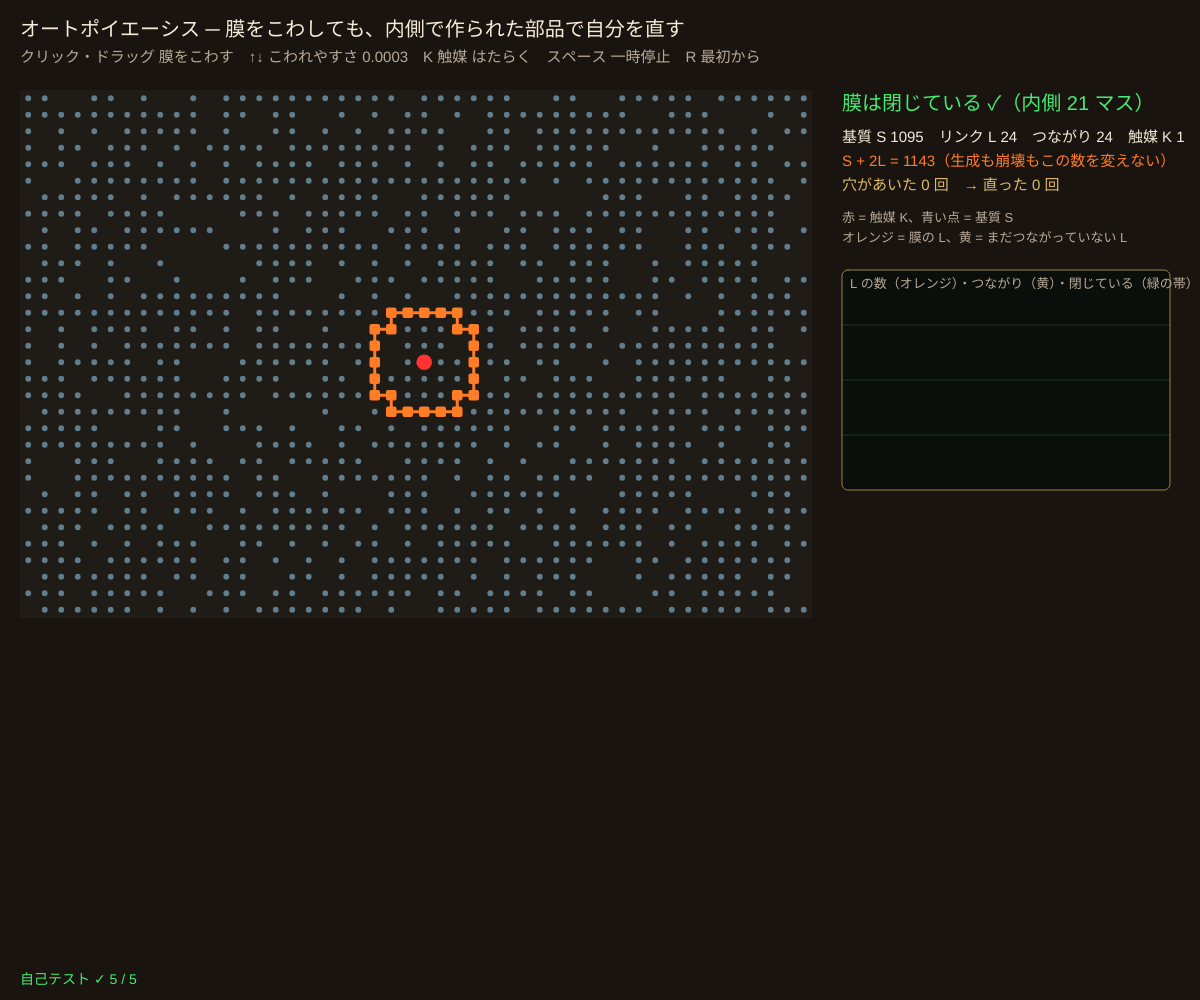
Frame 1 (no input)
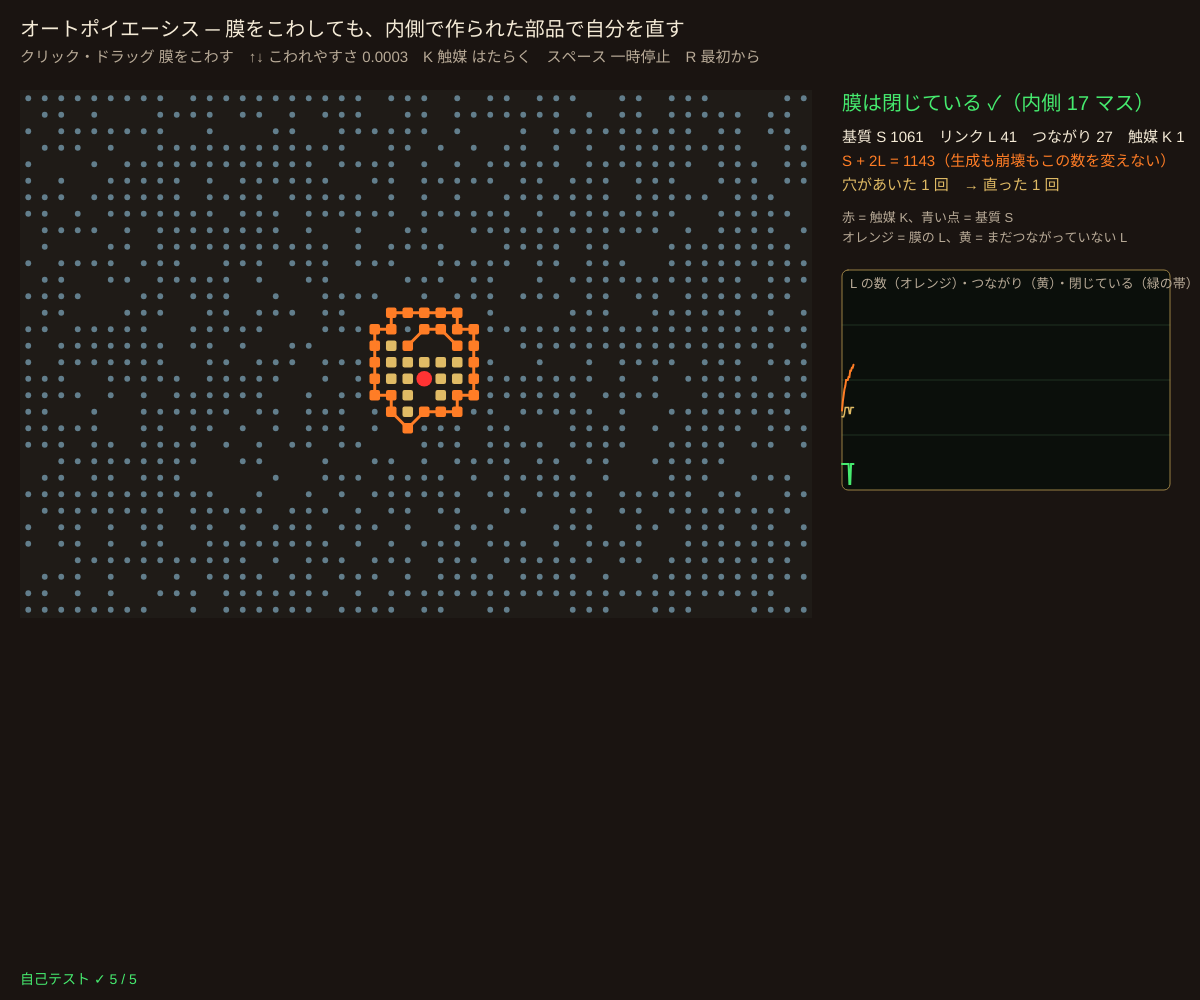
Frame 60 (no input)
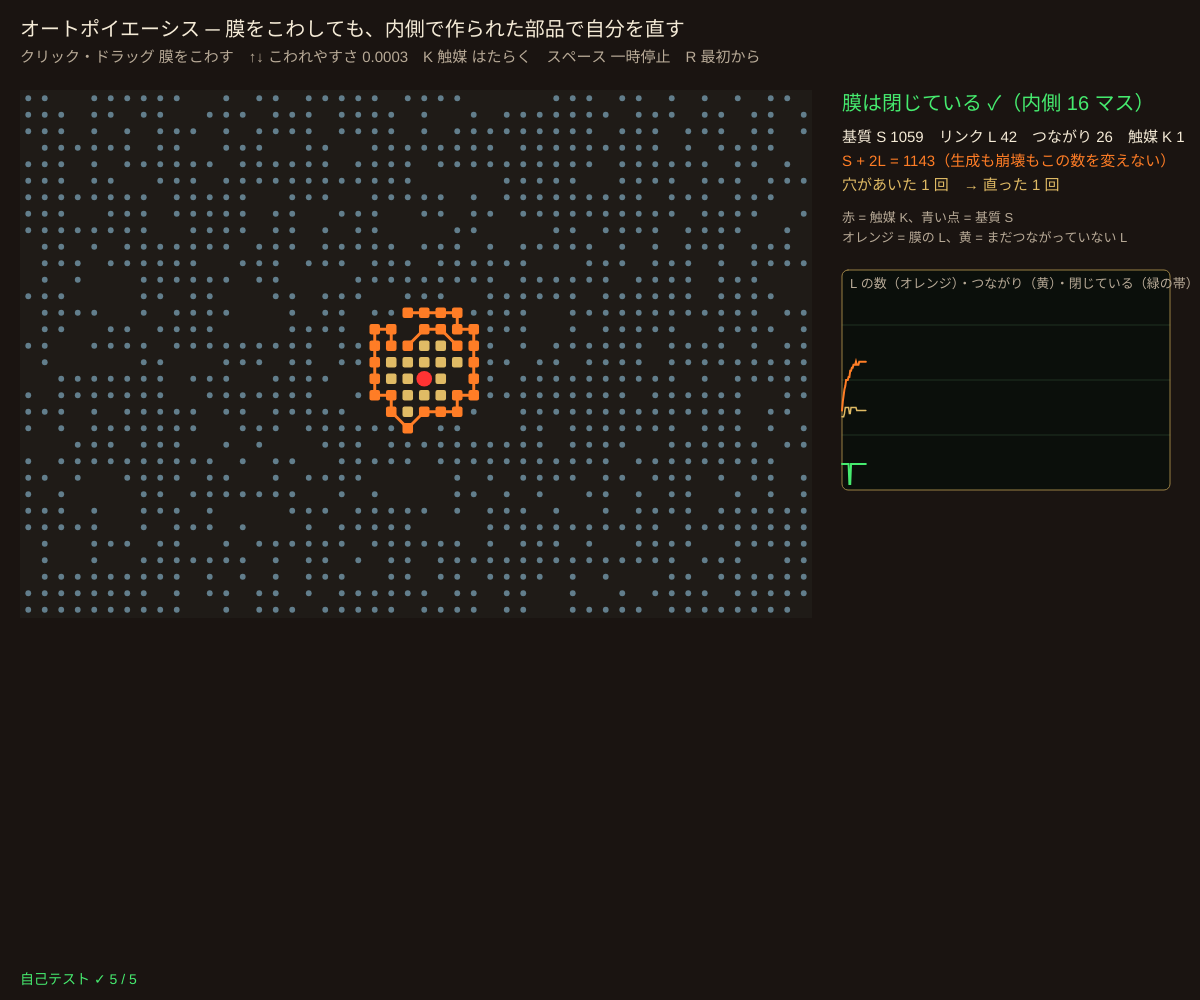
Frame 120 (the mouse pressed at the canvas centre since frame 60)

The p5.js sketch that drew these frames (run headless with seeded random() and noise() and a simulated clock; from frame 60 on, the mouse is pressed at the canvas centre):

// p5.js sketch
// ── sketch.js
// ============================================
// 10 オートポイエーシス（ヴァレラ・マトゥラーナ・ウリベ 1974 の人工化学の考え方）
// 触媒 K のそばで、基質 S が 2 つ結びついてリンク L になる。L どうしがつながって膜になり、膜は自然にこわれる
// こわれた所には、内側で作られた新しい L が入ってつながる → 「自分を作るものを、自分で作り続ける」まとまり
// クリック・ドラッグ = 膜をこわす / ↑↓ = こわれやすさ / K = 触媒を取り除く・戻す / スペース = 一時停止 / R = 最初から
// ============================================

const NX = 48, NY = 32;            // 格子の大きさ
const EMPTY = 0, SUB = 1, CAT = 2, LINK = 3;
let pProd = 0.5;                   // ★ 触媒のそばで S + S → L になる確率
let pBond = 0.6;                   // ★ となりの L とつながる確率
let pDecay = 0.0003;               // ★ L がこわれて S + S にもどる確率（1 回の番ごと）
const RING_R = 3;                 // ★ はじめの膜の半径（マス）
const EVENTS = 2500;               // 1 フレームで何回「番」を回すか
let lastArea = 0, world, rng, paused = false, histL = [], breaches = 0, repairs = 0, wasClosed = true, catOn = true;

function setup() {
  createCanvas(windowWidth, windowHeight);
  colorMode(HSB, 360, 100, 100, 100);
  selfTest();
  rng = makeRng(74);
  world = makeWorld(rng);
}
// ---- 世界：種類の配列 type と、つながり bonds（各マス最大 2 本）
function makeWorld(r) {
  let w = { type: new Int8Array(NX * NY), bonds: [] };
  for (let i = 0; i < NX * NY; i++) { w.type[i] = r() < 0.75 ? SUB : EMPTY; w.bonds.push([]); }
  let cx = NX / 2, cy = NY / 2, ring = [];
  for (let k = 0; k < 400; k++) {
    let a = (k / 400) * TWO_PI, x = Math.round(cx + RING_R * Math.cos(a)), y = Math.round(cy + RING_R * Math.sin(a)), i = y * NX + x;
    if (!ring.length || (ring[ring.length - 1] !== i && ring[0] !== i)) ring.push(i);
  }
  for (let i of ring) w.type[i] = LINK;
  for (let k = 0; k < ring.length; k++) bond(w, ring[k], ring[(k + 1) % ring.length]);
    w.type[cy * NX + cx] = CAT;
  return w;
}
function bond(w, a, b) { if (!w.bonds[a].includes(b)) { w.bonds[a].push(b); w.bonds[b].push(a); } }
function unbondAll(w, a) { for (let b of w.bonds[a]) w.bonds[b] = w.bonds[b].filter((c) => c !== a); w.bonds[a] = []; }
function nb8(i) { let x = i % NX, y = (i / NX) | 0, out = []; for (let dy = -1; dy <= 1; dy++) for (let dx = -1; dx <= 1; dx++) { if (!dx && !dy) continue; let X = x + dx, Y = y + dy; if (X >= 0 && X < NX && Y >= 0 && Y < NY) out.push(Y * NX + X); } return out; }
function nearCat(w, i, r) { let x = i % NX, y = (i / NX) | 0; for (let dy = -r; dy <= r; dy++) for (let dx = -r; dx <= r; dx++) { let X = x + dx, Y = y + dy; if (X >= 0 && X < NX && Y >= 0 && Y < NY && w.type[Y * NX + X] === CAT) return true; } return false; }
const DIRS = [[1, 0], [-1, 0], [0, 1], [0, -1]];
function at(i, d, k) { let x = (i % NX) + d[0] * k, y = ((i / NX) | 0) + d[1] * k; return x >= 0 && x < NX && y >= 0 && y < NY ? y * NX + x : -1; }
function swap(w, a, b) { let t = w.type[a]; w.type[a] = w.type[b]; w.type[b] = t; let ba = w.bonds[a]; w.bonds[a] = w.bonds[b]; w.bonds[b] = ba; for (let c of w.bonds[a]) w.bonds[c] = w.bonds[c].map((v) => (v === b ? a : v)); for (let c of w.bonds[b]) w.bonds[c] = w.bonds[c].map((v) => (v === a ? b : v)); }

// ---- 1 回の番：ランダムな 1 マスが、その種類の規則で動く
function event(w, r, p) {
  let i = Math.floor(r() * NX * NY), t = w.type[i], d = DIRS[Math.floor(r() * 4)], j = at(i, d, 1);
  if (t === SUB) {                                         // 基質：空きへ動く。つながった膜はとびこえて通りぬける
    if (j < 0) return;
    if (w.type[j] === EMPTY) swap(w, i, j);
    else if (w.type[j] === LINK && w.bonds[j].length) { let k = at(i, d, 2); if (k >= 0 && w.type[k] === EMPTY) swap(w, i, k); }
  } else if (t === CAT) {                                  // 触媒：動く（膜には近づかない）＋ 生成 S + S → L
    let ss = nb8(i).filter((q) => w.type[q] === SUB);
    if (p.cat && ss.length >= 2 && r() < p.prod) { w.type[ss[0]] = LINK; w.type[ss[1]] = EMPTY; return; }
    if (j >= 0 && (w.type[j] === EMPTY || w.type[j] === SUB) && !nb8(j).some((q) => w.type[q] === LINK && w.bonds[q].length)) swap(w, i, j);   // 膜にはくっつかない
  } else if (t === LINK) {
    if (r() < p.decay) {                                   // 崩壊 L → S + S（となりに空きがあるときだけ）
      let e = nb8(i).filter((q) => w.type[q] === EMPTY);
      if (e.length) { unbondAll(w, i); w.type[i] = SUB; w.type[e[0]] = SUB; }
      return;
    }
    let nearK = nearCat(w, i, 2);
    if (w.bonds[i].length < 2 && !nearK) {                 // 結合：となりの L（つながり 2 本未満）とつながる（触媒の 2 マス以内ではつながらない）
      for (let q of nb8(i)) if (w.type[q] === LINK && q !== i && w.bonds[q].length < 2 && !w.bonds[i].includes(q) && w.bonds[i].length < 2 && r() < p.bond) bond(w, i, q);
    }
    if (!w.bonds[i].length && j >= 0 && (w.type[j] === EMPTY || w.type[j] === SUB)) swap(w, i, j);   // つながっていない L は動く
  }
}
// ---- 膜は閉じている？：触媒から、つながった L を通らずに外の端まで行けなければ「閉じている」
function isClosed(w) {
  let start = []; for (let i = 0; i < NX * NY; i++) if (w.type[i] === CAT) start.push(i);
  if (!start.length) return false;
  let seen = new Uint8Array(NX * NY), stack = start.slice(); for (let s of start) seen[s] = 1;
  let area = 0;
  while (stack.length) {
    let i = stack.pop(), x = i % NX, y = (i / NX) | 0; area++;
    if (x === 0 || y === 0 || x === NX - 1 || y === NY - 1) return false;
    for (let d of DIRS) { let j = at(i, d, 1); if (j >= 0 && !seen[j] && !(w.type[j] === LINK && w.bonds[j].length)) { seen[j] = 1; stack.push(j); } }
  }
  lastArea = area;
  return true;
}
function counts(w) { let c = [0, 0, 0, 0], b = 0; for (let i = 0; i < NX * NY; i++) { c[w.type[i]]++; b += w.bonds[i].length; } return { S: c[SUB], K: c[CAT], L: c[LINK], E: c[EMPTY], bonds: b / 2 }; }
function breakAt(w, gx, gy, rad) {                       // こわす：つながりを切り、空きがあれば L → S + S（数は保存）
  for (let i = 0; i < NX * NY; i++) { let x = i % NX, y = (i / NX) | 0; if ((x - gx) ** 2 + (y - gy) ** 2 <= rad * rad && w.type[i] === LINK) { unbondAll(w, i); let e = nb8(i).filter((q) => w.type[q] === EMPTY); if (e.length) { w.type[i] = SUB; w.type[e[0]] = SUB; } } }
}

function draw() {
  background(24, 35, 10);
  let p = { prod: pProd, bond: pBond, decay: pDecay, cat: catOn };
  if (!paused) for (let k = 0; k < EVENTS; k++) event(world, rng, p);
  let cl = isClosed(world), c = counts(world);
  if (wasClosed && !cl) breaches++; if (!wasClosed && cl) repairs++; wasClosed = cl;
  if (frameCount % 4 === 0) { histL.push([c.L, c.bonds, cl ? 1 : 0]); if (histL.length > 400) histL.shift(); }

  say('オートポイエーシス ─ 膜をこわしても、内側で作られた部品で自分を直す', 20, 36, 20);
  say('クリック・ドラッグ 膜をこわす　↑↓ こわれやすさ ' + pDecay.toFixed(4) + '　K 触媒 ' + (catOn ? 'はたらく' : '止めた') + '　スペース ' + (paused ? '再開' : '一時停止') + '　R 最初から', 20, 62, 15, C_SUB);
  let cs = Math.min((width * 0.66) / NX, (height - 130) / NY), gx = 20, gy = 90;
  noStroke(); fill(28, 25, 12); rect(gx, gy, NX * cs, NY * cs);
  for (let i = 0; i < NX * NY; i++) {
    let t = world.type[i], x = gx + (i % NX) * cs + cs / 2, y = gy + ((i / NX) | 0) * cs + cs / 2;
    if (t === SUB) { fill(200, 30, 55); circle(x, y, cs * 0.35); }
    else if (t === CAT) { fill(col(C_ALARM)); circle(x, y, cs * 0.95); }
    else if (t === LINK) { fill(world.bonds[i].length ? col(C_TUBE) : col(C_BRASS)); rect(x - cs * 0.32, y - cs * 0.32, cs * 0.64, cs * 0.64, 2); }
  }
  stroke(col(C_TUBE)); strokeWeight(Math.max(2, cs * 0.18));
  for (let i = 0; i < NX * NY; i++) for (let j of world.bonds[i]) if (j > i) line(gx + (i % NX) * cs + cs / 2, gy + ((i / NX) | 0) * cs + cs / 2, gx + (j % NX) * cs + cs / 2, gy + ((j / NX) | 0) * cs + cs / 2);

  let hx = gx + NX * cs + 30, hy = 110;
  say(cl ? '膜は閉じている ✓（内側 ' + lastArea + ' マス）' : '膜に穴がある（触媒が外とつながっている）', hx, hy, 20, cl ? C_SCOPE : C_ALARM);
  say('基質 S ' + c.S + '　リンク L ' + c.L + '　つながり ' + c.bonds + '　触媒 K ' + c.K, hx, hy + 32, 15);
  say('S + 2L = ' + (c.S + 2 * c.L) + '（生成も崩壊もこの数を変えない）', hx, hy + 56, 15, C_TUBE);
  say('穴があいた ' + breaches + ' 回　→ 直った ' + repairs + ' 回', hx, hy + 80, 15, C_BRASS);
  say('赤 = 触媒 K、青い点 = 基質 S', hx, hy + 112, 13, C_SUB);
  say('オレンジ = 膜の L、黄 = まだつながっていない L', hx, hy + 132, 13, C_SUB);
  let pgy = hy + 160, pgw = width - hx - 30, pgh = Math.min(220, height - pgy - 60);
  plotFrame(hx, pgy, pgw, pgh, 'L の数（オレンジ）・つながり（黄）・閉じている（緑の帯）');
  let mx = Math.max(60, ...histL.map((h) => h[0])) * 1.2;
  plotLine(histL.map((h) => h[0]), hx, pgy, pgw, pgh, 0, mx, C_TUBE, 400, 2);
  plotLine(histL.map((h) => h[1]), hx, pgy, pgw, pgh, 0, mx, C_BRASS, 400, 1.5);
  plotLine(histL.map((h) => h[2]), hx, pgy + pgh - 26, pgw, 20, 0, 1, C_SCOPE, 400, 2);
  drawSelfTest();
}

function mousePressed() { hitMembrane(); }
function mouseDragged() { hitMembrane(); }
function hitMembrane() {
  let cs = Math.min((width * 0.66) / NX, (height - 130) / NY), x = (mouseX - 20) / cs, y = (mouseY - 90) / cs;
  if (x >= 0 && x < NX && y >= 0 && y < NY) breakAt(world, Math.floor(x), Math.floor(y), 1.5);
}
function keyPressed() {
  if (key === UP_ARROW) pDecay = Math.min(0.01, pDecay * 1.5);
  if (key === DOWN_ARROW) pDecay = Math.max(0.0001, pDecay / 1.5);
  if (key === 'k' || key === 'K') catOn = !catOn;
  if (key === ' ') paused = !paused;
  if (key === 'r' || key === 'R') { world = makeWorld(rng); histL = []; breaches = 0; repairs = 0; wasClosed = true; }
}

// ---- 自己テスト
function bondsOk(w) {
  for (let i = 0; i < NX * NY; i++) {
    if (w.bonds[i].length > 2) return false;
    if (w.bonds[i].length && w.type[i] !== LINK) return false;
    for (let j of w.bonds[i]) { if (!w.bonds[j].includes(i)) return false; if (Math.max(Math.abs((i % NX) - (j % NX)), Math.abs(((i / NX) | 0) - ((j / NX) | 0))) !== 1) return false; }
  }
  return true;
}
// 触媒を囲む膜の L を 1 つ見つける（塗りつぶしの境目）
function wallCell(w) {
  let K = w.type.indexOf(CAT), seen = new Uint8Array(NX * NY), st = [K]; seen[K] = 1;
  while (st.length) { let i = st.pop(); for (let d of DIRS) { let j = at(i, d, 1); if (j < 0 || seen[j]) continue; if (w.type[j] === LINK && w.bonds[j].length) return j; seen[j] = 1; st.push(j); } }
  return K;
}
function selfTest() {
  selfTestResults = [];
  let r = makeRng(5), w = makeWorld(r), c0 = counts(w), p = { prod: 0.5, bond: 0.6, decay: 0.0003, cat: true };
  check('はじめの輪の膜は閉じている、つながりは全部 2 本', isClosed(w) && bondsOk(w) && w.bonds.every((b, i) => w.type[i] !== LINK || b.length === 2));
  let mass = true, inv = true;
  for (let k = 0; k < 80000; k++) { event(w, r, p); if (k % 5000 === 0) { let c = counts(w); if (c.S + 2 * c.L !== c0.S + 2 * c0.L || c.K !== 1) mass = false; if (!bondsOk(w)) inv = false; } }
  check('8 万回の番で S + 2L = ' + (c0.S + 2 * c0.L) + ' が一定（生成 2S → L、崩壊 L → 2S）、触媒は 1 個のまま', mass);
  check('つながりはいつも「最大 2 本・両方向・となりのマスどうし・L だけ」', inv);
  let r2 = makeRng(9), w2 = makeWorld(r2);
  for (let k = 0; k < 150 * EVENTS; k++) event(w2, r2, p);                 // 150 フレームぶん動かして、落ちついた膜で試す
  let before = isClosed(w2), wall = wallCell(w2);
  breakAt(w2, wall % NX, (wall / NX) | 0, 1.5);
  let opened = !isClosed(w2), t = 0;
  while (t < 600 * EVENTS && (t % 250 || !isClosed(w2))) { event(w2, r2, p); t++; }
  check('落ちついた膜（150 フレーム後）の壁を 3×3 こわすと穴があく → ' + (t / EVENTS).toFixed(0) + ' フレームぶんで自分で閉じる（内側 ' + lastArea + ' マス）', before && opened && isClosed(w2));
  let wa = makeWorld(makeRng(3)), wb = makeWorld(makeRng(3)), ra = makeRng(4), rb = makeRng(4), pa = { ...p, decay: 0.003 }, pb = { ...pa, cat: false };
  for (let k = 0; k < 120000; k++) { event(wa, ra, pa); event(wb, rb, pb); }
  check('触媒が L を作らないと膜はやせて開く（L：はたらく ' + counts(wa).L + ' 個 > 止めた ' + counts(wb).L + ' 個）', counts(wa).L > counts(wb).L && !isClosed(wb));
  reportSelfTest();
}

// ---------- やってみよう ----------
// 1. 膜をクリックでこわし、直るまでの様子を見よう。どこから L がやってくる？
// 2. K で触媒を止めると、膜はどうなる？ これは「死」と呼べる？
// 3. ↑ でこわれやすさを上げていくと、直すのが追いつかなくなるのはどこ？
// 4. pBond を小さくすると、膜の形はどう変わる？
// 5. 「生きている」とは何か。この膜は 3 の亀や 4 のホメオスタットとどこがちがう？ 話し合おう


// ==================================================
// ここから下は「サイバネティクスの道具」（中身は読まなくても OK。消さないでね）
// ==================================================
function clampv(v, a, b) { return v < a ? a : v > b ? b : v; }
function fin(v, d) { return Number.isFinite(v) ? v : d; }        // NaN・Infinity なら d にもどす
// 決まった種（seed）から毎回同じ乱数列（0〜1）を出す。自己テストをいつも同じにするため
function makeRng(seed) {
  let a = seed >>> 0;
  return () => { a = (a + 0x6d2b79f5) >>> 0; let t = a; t = Math.imul(t ^ (t >>> 15), t | 1); t ^= t + Math.imul(t ^ (t >>> 7), t | 61); return ((t ^ (t >>> 14)) >>> 0) / 4294967296; };
}

// ---- 画面の道具（色は [色相, 彩度, 明るさ] の配列）
const C_TXT = [40, 12, 96], C_SUB = [35, 18, 72], C_SCOPE = [135, 70, 92], C_TUBE = [24, 85, 100], C_BRASS = [42, 55, 88], C_ALARM = [0, 80, 100];
function col(c, a) { return color(c[0], c[1], c[2], a === undefined ? 100 : a); }
function say(s, x, y, size, c) { noStroke(); fill(col(c || C_TXT)); textSize(size || 15); text(s, x, y); }
// オシロスコープ風の枠
function plotFrame(x, y, w, h, title) {
  noStroke(); fill(130, 40, 6, 90); rect(x, y, w, h, 6);
  stroke(130, 40, 40, 40); strokeWeight(1);
  for (let k = 1; k < 4; k++) line(x, y + (h * k) / 4, x + w, y + (h * k) / 4);
  noFill(); stroke(C_BRASS[0], C_BRASS[1], 60); rect(x, y, w, h, 6);
  if (title) say(title, x + 8, y + 18, 13, C_SUB);
}
// arr の値を lo〜hi の範囲で、枠 (x, y, w, h) に折れ線で描く（n = 横に並べる点の数）
function plotLine(arr, x, y, w, h, lo, hi, c, n, wt) {
  if (!arr || arr.length < 2) return;
  n = n || arr.length;
  stroke(col(c)); strokeWeight(wt || 2); noFill();
  beginShape();
  for (let i = 0; i < arr.length; i++) vertex(x + (i / (n - 1)) * w, y + h - clampv((fin(arr[i], lo) - lo) / (hi - lo), 0, 1) * h);
  endShape();
}
function hLine(v, x, y, w, h, lo, hi, c) {   // グラフの中の水平線（目標値など）
  let yy = y + h - clampv((v - lo) / (hi - lo), 0, 1) * h;
  stroke(col(c, 70)); strokeWeight(1); drawingContext.setLineDash([6, 5]); line(x, yy, x + w, yy); drawingContext.setLineDash([]);
}
// ブロック図の箱（名前と今の値）
function blockBox(x, y, w, h, name, val, c) {
  stroke(col(c || C_BRASS)); strokeWeight(2); fill(25, 40, 16); rect(x, y, w, h, 8);
  noStroke(); fill(col(C_TXT)); textAlign(CENTER, CENTER); textSize(15); text(name, x + w / 2, y + h / 2 - (val === undefined ? 0 : 10));
  if (val !== undefined) { fill(col(c || C_TUBE)); textSize(14); text(val, x + w / 2, y + h / 2 + 12); }
  textAlign(LEFT, BASELINE);
}
// 信号の矢印：点が流れて「ループを回る」ようすを見せる（phase = 0〜1）
function flowArrow(x1, y1, x2, y2, c, phase, label) {
  stroke(col(c)); strokeWeight(2); line(x1, y1, x2, y2);
  let a = Math.atan2(y2 - y1, x2 - x1);
  noStroke(); fill(col(c)); triangle(x2, y2, x2 - 11 * Math.cos(a - 0.4), y2 - 11 * Math.sin(a - 0.4), x2 - 11 * Math.cos(a + 0.4), y2 - 11 * Math.sin(a + 0.4));
  for (let k = 0; k < 3; k++) { let f = (phase + k / 3) % 1; circle(x1 + (x2 - x1) * f, y1 + (y2 - y1) * f, 6); }
  if (label) { fill(col(C_SUB)); textSize(13); text(label, (x1 + x2) / 2 + 6, (y1 + y2) / 2 - 6); }
}

// ---- 自己テストの道具
let selfTestResults = [];
function check(name, cond) { selfTestResults.push({ name, ok: !!cond }); }
function near(a, b, tol) { return Number.isFinite(a) && Math.abs(a - b) <= (tol === undefined ? 1e-9 : tol); }
function reportSelfTest() { for (let r of selfTestResults) (r.ok ? console.log : console.error)((r.ok ? '✓ ' : '✗ ') + r.name); }
function selfTestLine() { let n = selfTestResults.filter((r) => r.ok).length; return '自己テスト ' + (n === selfTestResults.length ? '✓ ' : '✗ ') + n + ' / ' + selfTestResults.length; }
function drawSelfTest() { say(selfTestLine(), 20, height - 16, 14, selfTestResults.every((r) => r.ok) ? C_SCOPE : C_ALARM); }
